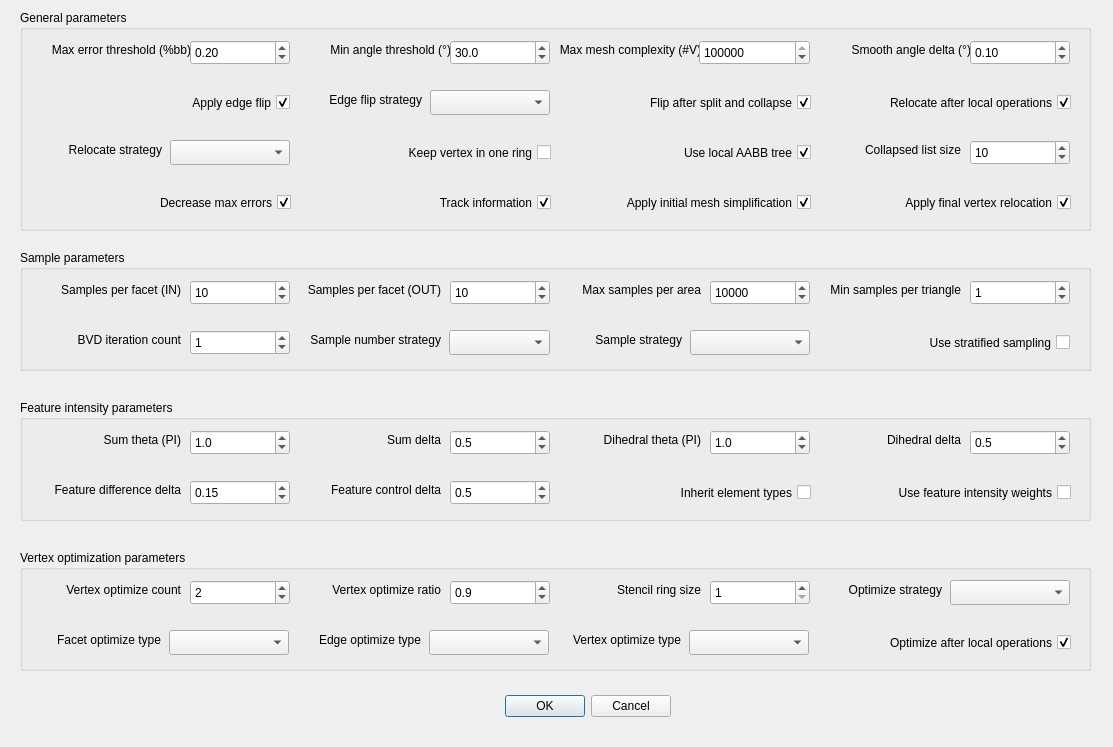
<?xml version="1.0" encoding="UTF-8"?>
<ui version="4.0">
 <class>ParameterSettingsDialog</class>
 <widget class="QDialog" name="ParameterSettingsDialog">
  <property name="geometry">
   <rect>
    <x>0</x>
    <y>0</y>
    <width>1113</width>
    <height>747</height>
   </rect>
  </property>
  <property name="windowTitle">
   <string>Parameter Settings</string>
  </property>
  <widget class="QDialogButtonBox" name="buttonBox">
   <property name="geometry">
    <rect>
     <x>430</x>
     <y>690</y>
     <width>241</width>
     <height>32</height>
    </rect>
   </property>
   <property name="orientation">
    <enum>Qt::Horizontal</enum>
   </property>
   <property name="standardButtons">
    <set>QDialogButtonBox::Cancel|QDialogButtonBox::Ok</set>
   </property>
  </widget>
  <widget class="QGroupBox" name="groupBox">
   <property name="geometry">
    <rect>
     <x>20</x>
     <y>10</y>
     <width>1071</width>
     <height>221</height>
    </rect>
   </property>
   <property name="title">
    <string>General parameters</string>
   </property>
   <widget class="QLabel" name="label1">
    <property name="geometry">
     <rect>
      <x>20</x>
      <y>30</y>
      <width>151</width>
      <height>20</height>
     </rect>
    </property>
    <property name="text">
     <string>Max error threshold (%bb)</string>
    </property>
    <property name="alignment">
     <set>Qt::AlignRight|Qt::AlignTrailing|Qt::AlignVCenter</set>
    </property>
   </widget>
   <widget class="QLabel" name="label2">
    <property name="geometry">
     <rect>
      <x>280</x>
      <y>30</y>
      <width>151</width>
      <height>20</height>
     </rect>
    </property>
    <property name="text">
     <string>Min angle threshold (°)</string>
    </property>
    <property name="alignment">
     <set>Qt::AlignRight|Qt::AlignTrailing|Qt::AlignVCenter</set>
    </property>
   </widget>
   <widget class="QLabel" name="label3">
    <property name="geometry">
     <rect>
      <x>530</x>
      <y>30</y>
      <width>151</width>
      <height>20</height>
     </rect>
    </property>
    <property name="text">
     <string>Max mesh complexity (#V)</string>
    </property>
    <property name="alignment">
     <set>Qt::AlignRight|Qt::AlignTrailing|Qt::AlignVCenter</set>
    </property>
   </widget>
   <widget class="QDoubleSpinBox" name="sb_max_error_threshold">
    <property name="geometry">
     <rect>
      <x>170</x>
      <y>30</y>
      <width>100</width>
      <height>25</height>
     </rect>
    </property>
    <property name="decimals">
     <number>2</number>
    </property>
    <property name="maximum">
     <double>1.000000000000000</double>
    </property>
    <property name="singleStep">
     <double>0.010000000000000</double>
    </property>
    <property name="value">
     <double>0.200000000000000</double>
    </property>
   </widget>
   <widget class="QDoubleSpinBox" name="sb_min_angle_threshold">
    <property name="geometry">
     <rect>
      <x>430</x>
      <y>30</y>
      <width>100</width>
      <height>25</height>
     </rect>
    </property>
    <property name="decimals">
     <number>1</number>
    </property>
    <property name="maximum">
     <double>60.000000000000000</double>
    </property>
    <property name="singleStep">
     <double>0.100000000000000</double>
    </property>
    <property name="value">
     <double>30.000000000000000</double>
    </property>
   </widget>
   <widget class="QLabel" name="label4">
    <property name="geometry">
     <rect>
      <x>810</x>
      <y>30</y>
      <width>141</width>
      <height>20</height>
     </rect>
    </property>
    <property name="text">
     <string>Smooth angle delta (°)</string>
    </property>
    <property name="alignment">
     <set>Qt::AlignRight|Qt::AlignTrailing|Qt::AlignVCenter</set>
    </property>
   </widget>
   <widget class="QDoubleSpinBox" name="sb_smooth_angle_delta">
    <property name="geometry">
     <rect>
      <x>950</x>
      <y>30</y>
      <width>100</width>
      <height>25</height>
     </rect>
    </property>
    <property name="decimals">
     <number>2</number>
    </property>
    <property name="maximum">
     <double>1.000000000000000</double>
    </property>
    <property name="singleStep">
     <double>0.100000000000000</double>
    </property>
    <property name="value">
     <double>0.100000000000000</double>
    </property>
   </widget>
   <widget class="QCheckBox" name="cb_use_local_aabb_tree">
    <property name="geometry">
     <rect>
      <x>540</x>
      <y>130</y>
      <width>251</width>
      <height>25</height>
     </rect>
    </property>
    <property name="layoutDirection">
     <enum>Qt::RightToLeft</enum>
    </property>
    <property name="text">
     <string>Use local AABB tree</string>
    </property>
    <property name="checked">
     <bool>true</bool>
    </property>
   </widget>
   <widget class="QSpinBox" name="sb_max_mesh_complexity">
    <property name="geometry">
     <rect>
      <x>679</x>
      <y>30</y>
      <width>111</width>
      <height>25</height>
     </rect>
    </property>
    <property name="maximum">
     <number>100000000</number>
    </property>
    <property name="value">
     <number>100000000</number>
    </property>
   </widget>
   <widget class="QCheckBox" name="cb_apply_edge_flip">
    <property name="geometry">
     <rect>
      <x>100</x>
      <y>80</y>
      <width>170</width>
      <height>25</height>
     </rect>
    </property>
    <property name="layoutDirection">
     <enum>Qt::RightToLeft</enum>
    </property>
    <property name="text">
     <string>Apply edge flip</string>
    </property>
    <property name="checked">
     <bool>true</bool>
    </property>
   </widget>
   <widget class="QLabel" name="label25_2">
    <property name="geometry">
     <rect>
      <x>281</x>
      <y>80</y>
      <width>121</width>
      <height>20</height>
     </rect>
    </property>
    <property name="text">
     <string>Edge flip strategy</string>
    </property>
    <property name="alignment">
     <set>Qt::AlignRight|Qt::AlignTrailing|Qt::AlignVCenter</set>
    </property>
   </widget>
   <widget class="QComboBox" name="cb_edge_flip_strategy">
    <property name="geometry">
     <rect>
      <x>410</x>
      <y>80</y>
      <width>120</width>
      <height>25</height>
     </rect>
    </property>
    <property name="editable">
     <bool>false</bool>
    </property>
    <property name="currentIndex">
     <number>-1</number>
    </property>
   </widget>
   <widget class="QLabel" name="label25_3">
    <property name="geometry">
     <rect>
      <x>1</x>
      <y>130</y>
      <width>141</width>
      <height>20</height>
     </rect>
    </property>
    <property name="text">
     <string>Relocate strategy</string>
    </property>
    <property name="alignment">
     <set>Qt::AlignRight|Qt::AlignTrailing|Qt::AlignVCenter</set>
    </property>
   </widget>
   <widget class="QComboBox" name="cb_relocate_strategy">
    <property name="geometry">
     <rect>
      <x>150</x>
      <y>130</y>
      <width>120</width>
      <height>25</height>
     </rect>
    </property>
    <property name="editable">
     <bool>false</bool>
    </property>
    <property name="currentIndex">
     <number>-1</number>
    </property>
   </widget>
   <widget class="QCheckBox" name="cb_flip_after_split_and_collapse">
    <property name="geometry">
     <rect>
      <x>540</x>
      <y>80</y>
      <width>251</width>
      <height>25</height>
     </rect>
    </property>
    <property name="layoutDirection">
     <enum>Qt::RightToLeft</enum>
    </property>
    <property name="text">
     <string>Flip after split and collapse</string>
    </property>
    <property name="checked">
     <bool>true</bool>
    </property>
   </widget>
   <widget class="QCheckBox" name="cb_relocate_after_local_operations">
    <property name="geometry">
     <rect>
      <x>800</x>
      <y>80</y>
      <width>251</width>
      <height>25</height>
     </rect>
    </property>
    <property name="layoutDirection">
     <enum>Qt::RightToLeft</enum>
    </property>
    <property name="text">
     <string>Relocate after local operations</string>
    </property>
    <property name="checked">
     <bool>true</bool>
    </property>
   </widget>
   <widget class="QCheckBox" name="cb_keep_vertex_in_one_ring">
    <property name="geometry">
     <rect>
      <x>280</x>
      <y>130</y>
      <width>251</width>
      <height>25</height>
     </rect>
    </property>
    <property name="layoutDirection">
     <enum>Qt::RightToLeft</enum>
    </property>
    <property name="text">
     <string>Keep vertex in one ring</string>
    </property>
    <property name="checked">
     <bool>false</bool>
    </property>
   </widget>
   <widget class="QCheckBox" name="cb_decrease_max_errors">
    <property name="geometry">
     <rect>
      <x>20</x>
      <y>180</y>
      <width>251</width>
      <height>25</height>
     </rect>
    </property>
    <property name="layoutDirection">
     <enum>Qt::RightToLeft</enum>
    </property>
    <property name="text">
     <string>Decrease max errors</string>
    </property>
    <property name="checked">
     <bool>true</bool>
    </property>
   </widget>
   <widget class="QCheckBox" name="cb_track_information">
    <property name="geometry">
     <rect>
      <x>280</x>
      <y>180</y>
      <width>251</width>
      <height>25</height>
     </rect>
    </property>
    <property name="layoutDirection">
     <enum>Qt::RightToLeft</enum>
    </property>
    <property name="text">
     <string>Track information</string>
    </property>
    <property name="checked">
     <bool>true</bool>
    </property>
   </widget>
   <widget class="QCheckBox" name="cb_apply_initial_mesh_simplification">
    <property name="geometry">
     <rect>
      <x>540</x>
      <y>180</y>
      <width>251</width>
      <height>25</height>
     </rect>
    </property>
    <property name="layoutDirection">
     <enum>Qt::RightToLeft</enum>
    </property>
    <property name="text">
     <string>Apply initial mesh simplification</string>
    </property>
    <property name="checked">
     <bool>true</bool>
    </property>
   </widget>
   <widget class="QCheckBox" name="cb_apply_final_vertex_relocation">
    <property name="geometry">
     <rect>
      <x>800</x>
      <y>180</y>
      <width>251</width>
      <height>25</height>
     </rect>
    </property>
    <property name="layoutDirection">
     <enum>Qt::RightToLeft</enum>
    </property>
    <property name="text">
     <string>Apply final vertex relocation</string>
    </property>
    <property name="checked">
     <bool>true</bool>
    </property>
   </widget>
   <widget class="QLabel" name="label6_2">
    <property name="geometry">
     <rect>
      <x>790</x>
      <y>130</y>
      <width>151</width>
      <height>20</height>
     </rect>
    </property>
    <property name="text">
     <string>Collapsed list size</string>
    </property>
    <property name="alignment">
     <set>Qt::AlignRight|Qt::AlignTrailing|Qt::AlignVCenter</set>
    </property>
   </widget>
   <widget class="QSpinBox" name="sb_collapsed_list_size">
    <property name="geometry">
     <rect>
      <x>950</x>
      <y>130</y>
      <width>100</width>
      <height>25</height>
     </rect>
    </property>
    <property name="minimum">
     <number>1</number>
    </property>
    <property name="maximum">
     <number>500</number>
    </property>
    <property name="value">
     <number>10</number>
    </property>
   </widget>
  </widget>
  <widget class="QGroupBox" name="groupBox_2">
   <property name="geometry">
    <rect>
     <x>20</x>
     <y>250</y>
     <width>1071</width>
     <height>121</height>
    </rect>
   </property>
   <property name="title">
    <string>Sample parameters</string>
   </property>
   <widget class="QLabel" name="label6">
    <property name="geometry">
     <rect>
      <x>10</x>
      <y>30</y>
      <width>151</width>
      <height>20</height>
     </rect>
    </property>
    <property name="text">
     <string>Samples per facet (IN)</string>
    </property>
    <property name="alignment">
     <set>Qt::AlignRight|Qt::AlignTrailing|Qt::AlignVCenter</set>
    </property>
   </widget>
   <widget class="QLabel" name="label7">
    <property name="geometry">
     <rect>
      <x>270</x>
      <y>30</y>
      <width>151</width>
      <height>20</height>
     </rect>
    </property>
    <property name="text">
     <string>Samples per facet (OUT)</string>
    </property>
    <property name="alignment">
     <set>Qt::AlignRight|Qt::AlignTrailing|Qt::AlignVCenter</set>
    </property>
   </widget>
   <widget class="QLabel" name="label8">
    <property name="geometry">
     <rect>
      <x>550</x>
      <y>30</y>
      <width>131</width>
      <height>20</height>
     </rect>
    </property>
    <property name="text">
     <string>Max samples per area</string>
    </property>
    <property name="alignment">
     <set>Qt::AlignRight|Qt::AlignTrailing|Qt::AlignVCenter</set>
    </property>
   </widget>
   <widget class="QLabel" name="label12">
    <property name="geometry">
     <rect>
      <x>541</x>
      <y>80</y>
      <width>121</width>
      <height>20</height>
     </rect>
    </property>
    <property name="text">
     <string>Sample strategy</string>
    </property>
    <property name="alignment">
     <set>Qt::AlignRight|Qt::AlignTrailing|Qt::AlignVCenter</set>
    </property>
   </widget>
   <widget class="QComboBox" name="cb_sample_strategy">
    <property name="geometry">
     <rect>
      <x>670</x>
      <y>80</y>
      <width>120</width>
      <height>25</height>
     </rect>
    </property>
    <property name="editable">
     <bool>false</bool>
    </property>
    <property name="currentIndex">
     <number>-1</number>
    </property>
   </widget>
   <widget class="QLabel" name="label10">
    <property name="geometry">
     <rect>
      <x>10</x>
      <y>80</y>
      <width>151</width>
      <height>20</height>
     </rect>
    </property>
    <property name="text">
     <string>BVD iteration count</string>
    </property>
    <property name="alignment">
     <set>Qt::AlignRight|Qt::AlignTrailing|Qt::AlignVCenter</set>
    </property>
   </widget>
   <widget class="QComboBox" name="cb_sample_number_strategy">
    <property name="geometry">
     <rect>
      <x>429</x>
      <y>80</y>
      <width>101</width>
      <height>25</height>
     </rect>
    </property>
    <property name="editable">
     <bool>false</bool>
    </property>
    <property name="currentIndex">
     <number>-1</number>
    </property>
   </widget>
   <widget class="QLabel" name="label11">
    <property name="geometry">
     <rect>
      <x>270</x>
      <y>80</y>
      <width>151</width>
      <height>20</height>
     </rect>
    </property>
    <property name="text">
     <string>Sample number strategy</string>
    </property>
    <property name="alignment">
     <set>Qt::AlignRight|Qt::AlignTrailing|Qt::AlignVCenter</set>
    </property>
   </widget>
   <widget class="QLabel" name="label9">
    <property name="geometry">
     <rect>
      <x>790</x>
      <y>30</y>
      <width>151</width>
      <height>20</height>
     </rect>
    </property>
    <property name="layoutDirection">
     <enum>Qt::LeftToRight</enum>
    </property>
    <property name="text">
     <string>Min samples per triangle</string>
    </property>
    <property name="alignment">
     <set>Qt::AlignRight|Qt::AlignTrailing|Qt::AlignVCenter</set>
    </property>
   </widget>
   <widget class="QSpinBox" name="sb_samples_per_facet_in">
    <property name="geometry">
     <rect>
      <x>170</x>
      <y>30</y>
      <width>100</width>
      <height>25</height>
     </rect>
    </property>
    <property name="minimum">
     <number>1</number>
    </property>
    <property name="maximum">
     <number>500</number>
    </property>
    <property name="value">
     <number>10</number>
    </property>
   </widget>
   <widget class="QSpinBox" name="sb_samples_per_facet_out">
    <property name="geometry">
     <rect>
      <x>430</x>
      <y>30</y>
      <width>100</width>
      <height>25</height>
     </rect>
    </property>
    <property name="minimum">
     <number>1</number>
    </property>
    <property name="maximum">
     <number>500</number>
    </property>
    <property name="singleStep">
     <number>1</number>
    </property>
    <property name="value">
     <number>10</number>
    </property>
   </widget>
   <widget class="QSpinBox" name="sb_max_samples_per_area">
    <property name="geometry">
     <rect>
      <x>690</x>
      <y>30</y>
      <width>100</width>
      <height>25</height>
     </rect>
    </property>
    <property name="minimum">
     <number>1000</number>
    </property>
    <property name="maximum">
     <number>100000</number>
    </property>
    <property name="value">
     <number>10000</number>
    </property>
   </widget>
   <widget class="QSpinBox" name="sb_min_samples_per_triangle">
    <property name="geometry">
     <rect>
      <x>950</x>
      <y>30</y>
      <width>100</width>
      <height>25</height>
     </rect>
    </property>
    <property name="maximum">
     <number>5</number>
    </property>
    <property name="value">
     <number>1</number>
    </property>
   </widget>
   <widget class="QSpinBox" name="sb_bvd_iteration_count">
    <property name="geometry">
     <rect>
      <x>170</x>
      <y>80</y>
      <width>100</width>
      <height>25</height>
     </rect>
    </property>
    <property name="maximum">
     <number>10</number>
    </property>
    <property name="value">
     <number>1</number>
    </property>
   </widget>
   <widget class="QCheckBox" name="cb_use_stratified_sampling">
    <property name="geometry">
     <rect>
      <x>800</x>
      <y>80</y>
      <width>250</width>
      <height>25</height>
     </rect>
    </property>
    <property name="layoutDirection">
     <enum>Qt::RightToLeft</enum>
    </property>
    <property name="text">
     <string>Use stratified sampling</string>
    </property>
    <property name="checked">
     <bool>false</bool>
    </property>
   </widget>
  </widget>
  <widget class="QGroupBox" name="groupBox_3">
   <property name="geometry">
    <rect>
     <x>20</x>
     <y>400</y>
     <width>1071</width>
     <height>121</height>
    </rect>
   </property>
   <property name="title">
    <string>Feature intensity parameters</string>
   </property>
   <widget class="QLabel" name="label13">
    <property name="geometry">
     <rect>
      <x>10</x>
      <y>30</y>
      <width>151</width>
      <height>20</height>
     </rect>
    </property>
    <property name="text">
     <string>Sum theta (PI)</string>
    </property>
    <property name="alignment">
     <set>Qt::AlignRight|Qt::AlignTrailing|Qt::AlignVCenter</set>
    </property>
   </widget>
   <widget class="QDoubleSpinBox" name="sb_sum_theta">
    <property name="geometry">
     <rect>
      <x>170</x>
      <y>30</y>
      <width>100</width>
      <height>25</height>
     </rect>
    </property>
    <property name="decimals">
     <number>1</number>
    </property>
    <property name="maximum">
     <double>2.000000000000000</double>
    </property>
    <property name="singleStep">
     <double>0.100000000000000</double>
    </property>
    <property name="value">
     <double>1.000000000000000</double>
    </property>
   </widget>
   <widget class="QLabel" name="label16">
    <property name="geometry">
     <rect>
      <x>540</x>
      <y>30</y>
      <width>141</width>
      <height>20</height>
     </rect>
    </property>
    <property name="text">
     <string>Dihedral theta (PI)</string>
    </property>
    <property name="alignment">
     <set>Qt::AlignRight|Qt::AlignTrailing|Qt::AlignVCenter</set>
    </property>
   </widget>
   <widget class="QDoubleSpinBox" name="sb_dihedral_theta">
    <property name="geometry">
     <rect>
      <x>690</x>
      <y>30</y>
      <width>100</width>
      <height>25</height>
     </rect>
    </property>
    <property name="decimals">
     <number>1</number>
    </property>
    <property name="maximum">
     <double>2.000000000000000</double>
    </property>
    <property name="singleStep">
     <double>0.100000000000000</double>
    </property>
    <property name="value">
     <double>1.000000000000000</double>
    </property>
   </widget>
   <widget class="QLabel" name="label14">
    <property name="geometry">
     <rect>
      <x>280</x>
      <y>30</y>
      <width>141</width>
      <height>20</height>
     </rect>
    </property>
    <property name="text">
     <string>Sum delta</string>
    </property>
    <property name="alignment">
     <set>Qt::AlignRight|Qt::AlignTrailing|Qt::AlignVCenter</set>
    </property>
   </widget>
   <widget class="QDoubleSpinBox" name="sb_sum_delta">
    <property name="geometry">
     <rect>
      <x>430</x>
      <y>30</y>
      <width>100</width>
      <height>25</height>
     </rect>
    </property>
    <property name="decimals">
     <number>1</number>
    </property>
    <property name="maximum">
     <double>1.000000000000000</double>
    </property>
    <property name="singleStep">
     <double>0.100000000000000</double>
    </property>
    <property name="value">
     <double>0.500000000000000</double>
    </property>
   </widget>
   <widget class="QLabel" name="label17">
    <property name="geometry">
     <rect>
      <x>800</x>
      <y>30</y>
      <width>141</width>
      <height>20</height>
     </rect>
    </property>
    <property name="text">
     <string>Dihedral delta</string>
    </property>
    <property name="alignment">
     <set>Qt::AlignRight|Qt::AlignTrailing|Qt::AlignVCenter</set>
    </property>
   </widget>
   <widget class="QDoubleSpinBox" name="sb_dihedral_delta">
    <property name="geometry">
     <rect>
      <x>950</x>
      <y>30</y>
      <width>100</width>
      <height>25</height>
     </rect>
    </property>
    <property name="decimals">
     <number>1</number>
    </property>
    <property name="maximum">
     <double>1.000000000000000</double>
    </property>
    <property name="singleStep">
     <double>0.100000000000000</double>
    </property>
    <property name="value">
     <double>0.500000000000000</double>
    </property>
   </widget>
   <widget class="QLabel" name="label15">
    <property name="geometry">
     <rect>
      <x>10</x>
      <y>80</y>
      <width>151</width>
      <height>20</height>
     </rect>
    </property>
    <property name="text">
     <string>Feature difference delta</string>
    </property>
    <property name="alignment">
     <set>Qt::AlignRight|Qt::AlignTrailing|Qt::AlignVCenter</set>
    </property>
   </widget>
   <widget class="QDoubleSpinBox" name="sb_feature_difference_delta">
    <property name="geometry">
     <rect>
      <x>170</x>
      <y>80</y>
      <width>100</width>
      <height>25</height>
     </rect>
    </property>
    <property name="decimals">
     <number>2</number>
    </property>
    <property name="maximum">
     <double>1.000000000000000</double>
    </property>
    <property name="singleStep">
     <double>0.010000000000000</double>
    </property>
    <property name="value">
     <double>0.150000000000000</double>
    </property>
   </widget>
   <widget class="QLabel" name="label18">
    <property name="geometry">
     <rect>
      <x>280</x>
      <y>80</y>
      <width>141</width>
      <height>20</height>
     </rect>
    </property>
    <property name="layoutDirection">
     <enum>Qt::LeftToRight</enum>
    </property>
    <property name="text">
     <string>Feature control delta</string>
    </property>
    <property name="alignment">
     <set>Qt::AlignRight|Qt::AlignTrailing|Qt::AlignVCenter</set>
    </property>
   </widget>
   <widget class="QDoubleSpinBox" name="sb_feature_control_delta">
    <property name="geometry">
     <rect>
      <x>430</x>
      <y>80</y>
      <width>100</width>
      <height>25</height>
     </rect>
    </property>
    <property name="decimals">
     <number>1</number>
    </property>
    <property name="maximum">
     <double>1.000000000000000</double>
    </property>
    <property name="singleStep">
     <double>0.100000000000000</double>
    </property>
    <property name="value">
     <double>0.500000000000000</double>
    </property>
   </widget>
   <widget class="QCheckBox" name="cb_use_feature_intensity_weights">
    <property name="geometry">
     <rect>
      <x>800</x>
      <y>80</y>
      <width>251</width>
      <height>25</height>
     </rect>
    </property>
    <property name="layoutDirection">
     <enum>Qt::RightToLeft</enum>
    </property>
    <property name="text">
     <string>Use feature intensity weights</string>
    </property>
    <property name="checked">
     <bool>false</bool>
    </property>
   </widget>
   <widget class="QCheckBox" name="cb_inherit_element_types">
    <property name="geometry">
     <rect>
      <x>550</x>
      <y>80</y>
      <width>241</width>
      <height>25</height>
     </rect>
    </property>
    <property name="layoutDirection">
     <enum>Qt::RightToLeft</enum>
    </property>
    <property name="text">
     <string>Inherit element types</string>
    </property>
    <property name="checked">
     <bool>false</bool>
    </property>
   </widget>
  </widget>
  <widget class="QGroupBox" name="groupBox_4">
   <property name="geometry">
    <rect>
     <x>20</x>
     <y>550</y>
     <width>1071</width>
     <height>121</height>
    </rect>
   </property>
   <property name="title">
    <string>Vertex optimization parameters</string>
   </property>
   <widget class="QDoubleSpinBox" name="sb_vertex_optimize_ratio">
    <property name="geometry">
     <rect>
      <x>430</x>
      <y>30</y>
      <width>100</width>
      <height>25</height>
     </rect>
    </property>
    <property name="decimals">
     <number>1</number>
    </property>
    <property name="maximum">
     <double>1.000000000000000</double>
    </property>
    <property name="singleStep">
     <double>0.100000000000000</double>
    </property>
    <property name="value">
     <double>0.900000000000000</double>
    </property>
   </widget>
   <widget class="QLabel" name="label19">
    <property name="geometry">
     <rect>
      <x>10</x>
      <y>30</y>
      <width>151</width>
      <height>20</height>
     </rect>
    </property>
    <property name="text">
     <string>Vertex optimize count</string>
    </property>
    <property name="alignment">
     <set>Qt::AlignRight|Qt::AlignTrailing|Qt::AlignVCenter</set>
    </property>
   </widget>
   <widget class="QLabel" name="label20">
    <property name="geometry">
     <rect>
      <x>280</x>
      <y>30</y>
      <width>141</width>
      <height>20</height>
     </rect>
    </property>
    <property name="text">
     <string>Vertex optimize ratio</string>
    </property>
    <property name="alignment">
     <set>Qt::AlignRight|Qt::AlignTrailing|Qt::AlignVCenter</set>
    </property>
   </widget>
   <widget class="QLabel" name="label21">
    <property name="geometry">
     <rect>
      <x>540</x>
      <y>30</y>
      <width>141</width>
      <height>20</height>
     </rect>
    </property>
    <property name="text">
     <string>Stencil ring size</string>
    </property>
    <property name="alignment">
     <set>Qt::AlignRight|Qt::AlignTrailing|Qt::AlignVCenter</set>
    </property>
   </widget>
   <widget class="QLabel" name="label22">
    <property name="geometry">
     <rect>
      <x>10</x>
      <y>80</y>
      <width>131</width>
      <height>20</height>
     </rect>
    </property>
    <property name="text">
     <string>Facet optimize type</string>
    </property>
    <property name="alignment">
     <set>Qt::AlignRight|Qt::AlignTrailing|Qt::AlignVCenter</set>
    </property>
   </widget>
   <widget class="QComboBox" name="cb_facet_optimize_type">
    <property name="geometry">
     <rect>
      <x>149</x>
      <y>80</y>
      <width>120</width>
      <height>25</height>
     </rect>
    </property>
    <property name="editable">
     <bool>false</bool>
    </property>
    <property name="currentIndex">
     <number>-1</number>
    </property>
   </widget>
   <widget class="QLabel" name="label23">
    <property name="geometry">
     <rect>
      <x>280</x>
      <y>80</y>
      <width>121</width>
      <height>20</height>
     </rect>
    </property>
    <property name="text">
     <string>Edge optimize type</string>
    </property>
    <property name="alignment">
     <set>Qt::AlignRight|Qt::AlignTrailing|Qt::AlignVCenter</set>
    </property>
   </widget>
   <widget class="QComboBox" name="cb_edge_optimize_type">
    <property name="geometry">
     <rect>
      <x>409</x>
      <y>80</y>
      <width>120</width>
      <height>25</height>
     </rect>
    </property>
    <property name="editable">
     <bool>false</bool>
    </property>
    <property name="currentIndex">
     <number>-1</number>
    </property>
   </widget>
   <widget class="QLabel" name="label24">
    <property name="geometry">
     <rect>
      <x>540</x>
      <y>80</y>
      <width>121</width>
      <height>20</height>
     </rect>
    </property>
    <property name="text">
     <string>Vertex optimize type</string>
    </property>
    <property name="alignment">
     <set>Qt::AlignRight|Qt::AlignTrailing|Qt::AlignVCenter</set>
    </property>
   </widget>
   <widget class="QComboBox" name="cb_vertex_optimize_type">
    <property name="geometry">
     <rect>
      <x>669</x>
      <y>80</y>
      <width>120</width>
      <height>25</height>
     </rect>
    </property>
    <property name="editable">
     <bool>false</bool>
    </property>
    <property name="currentIndex">
     <number>-1</number>
    </property>
   </widget>
   <widget class="QLabel" name="label25">
    <property name="geometry">
     <rect>
      <x>801</x>
      <y>30</y>
      <width>121</width>
      <height>20</height>
     </rect>
    </property>
    <property name="text">
     <string>Optimize strategy</string>
    </property>
    <property name="alignment">
     <set>Qt::AlignRight|Qt::AlignTrailing|Qt::AlignVCenter</set>
    </property>
   </widget>
   <widget class="QComboBox" name="cb_optimize_strategy">
    <property name="geometry">
     <rect>
      <x>930</x>
      <y>30</y>
      <width>120</width>
      <height>25</height>
     </rect>
    </property>
    <property name="editable">
     <bool>false</bool>
    </property>
    <property name="currentIndex">
     <number>-1</number>
    </property>
   </widget>
   <widget class="QSpinBox" name="sb_vertex_optimize_count">
    <property name="geometry">
     <rect>
      <x>170</x>
      <y>30</y>
      <width>100</width>
      <height>25</height>
     </rect>
    </property>
    <property name="maximum">
     <number>5</number>
    </property>
    <property name="value">
     <number>2</number>
    </property>
   </widget>
   <widget class="QSpinBox" name="sb_stencil_ring_size">
    <property name="geometry">
     <rect>
      <x>690</x>
      <y>30</y>
      <width>100</width>
      <height>25</height>
     </rect>
    </property>
    <property name="minimum">
     <number>1</number>
    </property>
    <property name="maximum">
     <number>3</number>
    </property>
   </widget>
   <widget class="QCheckBox" name="cb_optimize_after_local_operations">
    <property name="geometry">
     <rect>
      <x>800</x>
      <y>80</y>
      <width>251</width>
      <height>25</height>
     </rect>
    </property>
    <property name="layoutDirection">
     <enum>Qt::RightToLeft</enum>
    </property>
    <property name="text">
     <string>Optimize after local operations</string>
    </property>
    <property name="checked">
     <bool>true</bool>
    </property>
   </widget>
  </widget>
 </widget>
 <resources/>
 <connections>
  <connection>
   <sender>buttonBox</sender>
   <signal>accepted()</signal>
   <receiver>ParameterSettingsDialog</receiver>
   <slot>accept()</slot>
   <hints>
    <hint type="sourcelabel">
     <x>248</x>
     <y>254</y>
    </hint>
    <hint type="destinationlabel">
     <x>157</x>
     <y>274</y>
    </hint>
   </hints>
  </connection>
  <connection>
   <sender>buttonBox</sender>
   <signal>rejected()</signal>
   <receiver>ParameterSettingsDialog</receiver>
   <slot>reject()</slot>
   <hints>
    <hint type="sourcelabel">
     <x>316</x>
     <y>260</y>
    </hint>
    <hint type="destinationlabel">
     <x>286</x>
     <y>274</y>
    </hint>
   </hints>
  </connection>
 </connections>
</ui>
